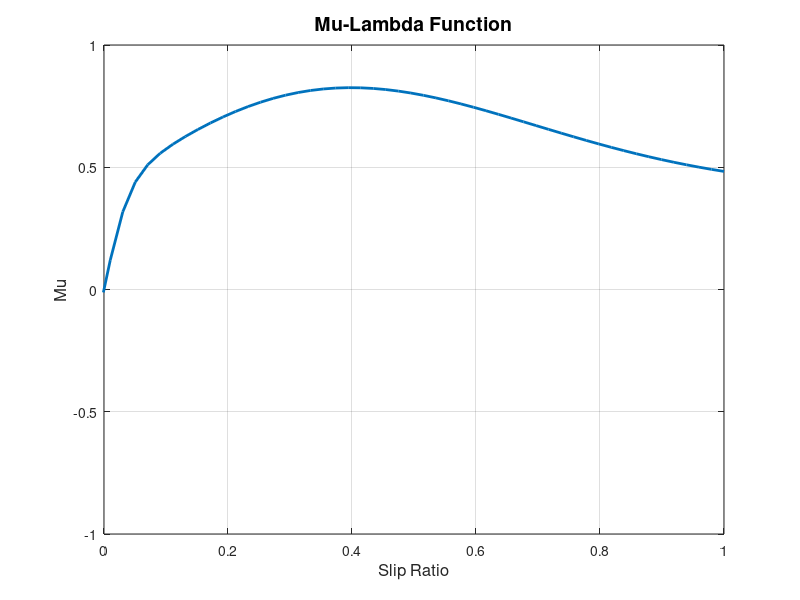

MATLAB code to generate this figure:
w_min = -1;         % 최소 속도
w_max = 1;          % 최대 속도
w = linspace(w_min, w_max, 100); % 속도 배열 생성
%% KNEE
%%% Motor vel 2 %%%% FL
e = 2.71828; T_brk = 0.8;
% Breakaway Friction = Coulomb + Static friction
T_c = 0.5; %Coulomb Friction
w_brk = 0.4; %Breakaway Friction Velocity : Peak Velocity for Stribeck Friction
w_st = sqrt(2)*w_brk; % Stribeck velocity threshold
w_coul = w_brk/10; % Coulomb velocity threshold
f = -0.01; % Viscous Friction Coefficient, 일종의 기울기
bias = 0;
Fric = sqrt(2)*e*(T_brk - T_c) .* exp(-(w ./ w_st).^2) .* (w ./ w_st) + ...
    T_c .* tanh(w ./ w_coul) + f .* w + bias;
figure(2)
plot(w, Fric/1.2, 'LineWidth', 2);
hold on;
xlim([0 1]);
xlabel('Slip Ratio', 'FontSize', 12);
ylabel('Mu', 'FontSize', 12);
title('Mu-Lambda Function', 'FontSize', 14);
grid on;
% 
% Fric = sqrt(2)*e*(T_brk - T_c) .* exp(-(0.2 ./ w_st).^2) .* (0.2 ./ w_st) + ...
%     T_c .* tanh(0.2 ./ w_coul) + f .* 0.2 + bias;
